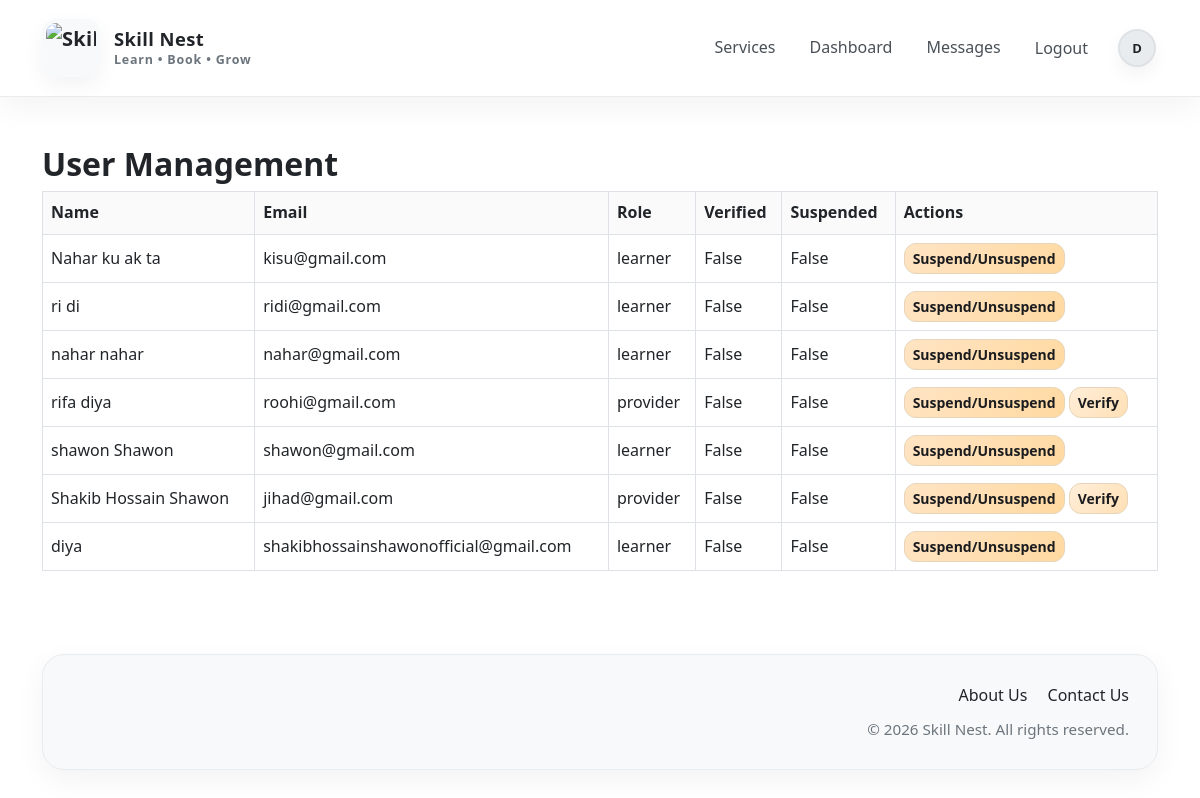
/panel/users/ (signed in), run on an earlier commit of the app's database.
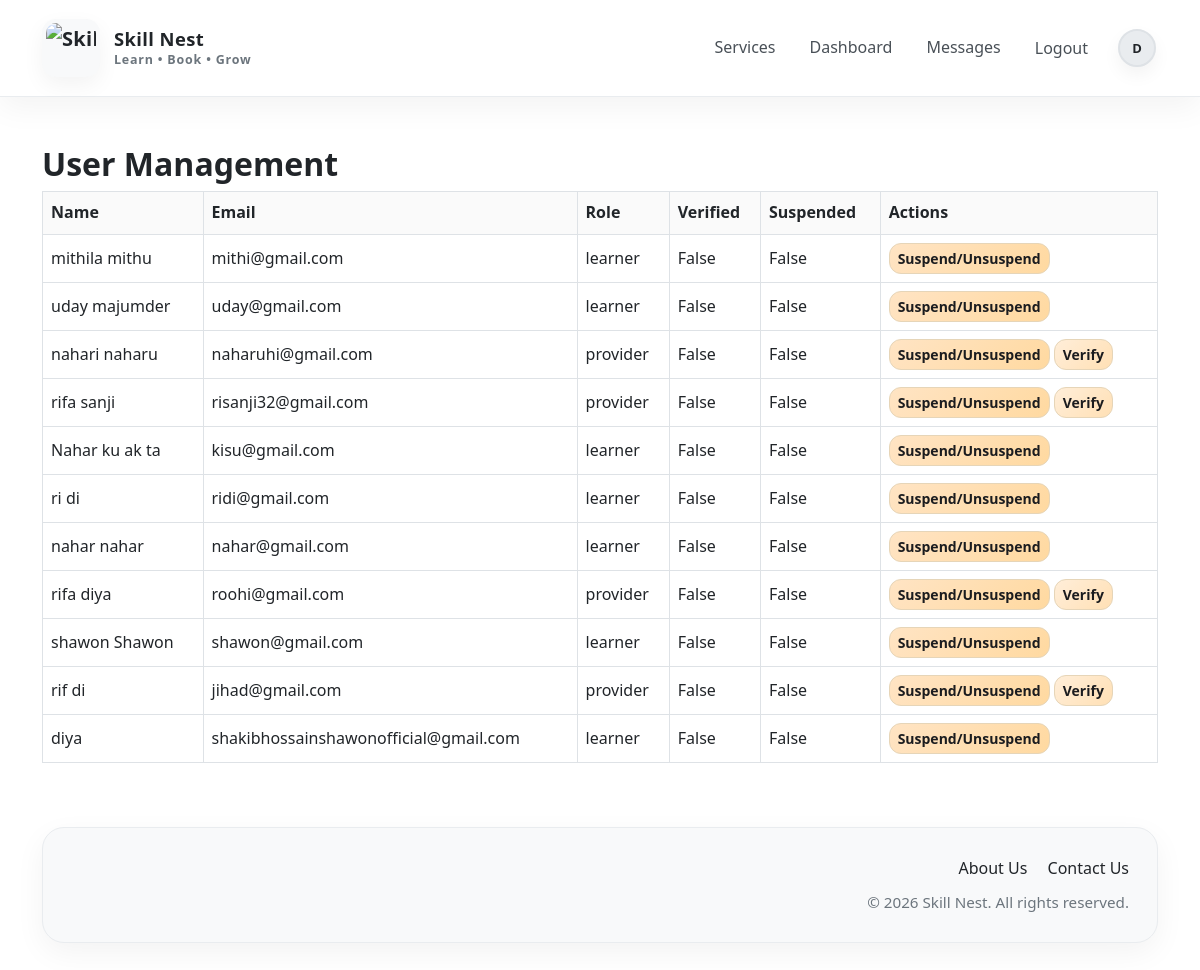
And on a later commit of the database.
### accounts/models.py (models this page shows, shortened)
class User(AbstractUser):
    ROLE_CHOICES = (
        ('learner', 'Learner'),
        ('provider', 'Provider'),
        ('admin_user', 'Admin User'),
    )
    role = models.CharField(max_length=20, choices=ROLE_CHOICES, default='learner')
    email = models.EmailField(unique=True)
    division = models.CharField(max_length=100, blank=True)
    city = models.CharField(max_length=100, blank=True)
    area = models.CharField(max_length=100, blank=True)
    address = models.TextField(blank=True)
    phone = models.CharField(max_length=20, blank=True)
    profile_picture = models.ImageField(upload_to='profiles/', blank=True, null=True)
    is_provider_verified = models.BooleanField(default=False)
    is_suspended = models.BooleanField(default=False)
    temporary_password_sent = models.BooleanField(default=False)
    USERNAME_FIELD = 'email'
    REQUIRED_FIELDS = ['username']

### admin_panel/views.py (the view)
# urls.py: path('users/', user_management, name='user_management'),
@staff_member_required
def user_management(request):
    users = User.objects.all().order_by('-date_joined')
    return render(request, 'admin_panel/user_management.html', {'users': users})

### templates/admin_panel/user_management.html
{% extends 'base.html' %}
{% block content %}
<h2>User Management</h2>
<table class="table table-bordered">
    <thead>
        <tr>
            <th>Name</th>
            <th>Email</th>
            <th>Role</th>
            <th>Verified</th>
            <th>Suspended</th>
            <th>Actions</th>
        </tr>
    </thead>
    <tbody>
        {% for u in users %}
        <tr>
            <td>{{ u.get_full_name|default:u.username }}</td>
            <td>{{ u.email }}</td>
            <td>{{ u.role }}</td>
            <td>{{ u.is_provider_verified }}</td>
            <td>{{ u.is_suspended }}</td>
            <td>
                <a href="{% url 'toggle_suspend_user' u.id %}" class="btn btn-sm btn-warning">Suspend/Unsuspend</a>
                {% if u.role == 'provider' and not u.is_provider_verified %}
                    <a href="{% url 'verify_provider' u.id %}" class="btn btn-sm btn-success">Verify</a>
                {% endif %}
            </td>
        </tr>
        {% endfor %}
    </tbody>
</table>
{% endblock %}

### templates/base.html (shortened to what this page needs)
{% load static %}
<!DOCTYPE html>
<html lang="en">
<head>
    <link href="https://cdn.jsdelivr.net/npm/bootstrap@5.3.3/dist/css/bootstrap.min.css" rel="stylesheet">
    <link rel="stylesheet" href="{% static 'css/style.css' %}">
</head>
<body class="skillnest-body d-flex flex-column min-vh-100">
<nav class="navbar navbar-expand-lg skillnest-navbar sticky-top">
    <div class="container">
        <a class="navbar-brand skillnest-brand" href="{% url 'home' %}">
            <img src="{% static 'img/logo.png' %}" alt="Skill Nest Logo" class="skillnest-logo">
            <div class="brand-text-wrap">
                <span class="brand-title">Skill Nest</span>
                <span class="brand-subtitle">Learn • Book • Grow</span>
            </div>
        </a>
        <div class="collapse navbar-collapse" id="navbarNav">
            {% if user.is_authenticated %}
                <ul class="navbar-nav ms-auto align-items-lg-center nav-gap">
                    <li class="nav-item">
                        <a class="nav-link skillnest-nav-link {% if request.resolver_match.url_name == 'service_list' %}active{% endif %}"
                           href="{% url 'service_list' %}">Services</a>
                    </li>
                    <li class="nav-item">
                        <a class="nav-link skillnest-nav-link {% if request.resolver_match.url_name == 'dashboard_redirect' %}active{% endif %}"
                           href="{% url 'dashboard_redirect' %}">Dashboard</a>
                    </li>
                    <li class="nav-item">
                        <a class="nav-link skillnest-nav-link {% if request.resolver_match.url_name == 'inbox' %}active{% endif %}"
                           href="{% url 'inbox' %}">Messages</a>
                    </li>
                    <li class="nav-item">
                        <form method="post" action="{% url 'logout' %}" class="d-inline">
                            <button type="submit" class="nav-link btn btn-link text-decoration-none skillnest-nav-link navbar-logout-btn">
                                Logout
                            </button>
                        </form>
                    </li>
                    <li class="nav-item ms-lg-2">
                        <a class="navbar-profile-link" href="{% url 'profile_manage' %}" title="Profile">
                            {% if user.profile_picture %}
                                <img src="{{ user.profile_picture.url }}"
                                     alt="Profile"
                                     class="navbar-profile-img">
                            {% else %}
                                <div class="navbar-profile-placeholder">
                                    {{ user.username|first|upper }}
                                </div>
                            {% endif %}
                        </a>
                    </li>
                </ul>
            {% endif %}
        </div>
    </div>
</nav>
<main class="container mt-4 mt-lg-5 flex-grow-1">
    {% block content %}{% endblock %}
</main>
<footer class="skillnest-footer mt-5">
    <div class="container">
        <div class="footer-shell">
            <div class="row g-4 align-items-center">
                <div class="col-lg-6">
                </div>
                <div class="col-lg-6 text-lg-end">
                    <div class="footer-links mb-2">
                        <a href="{% url 'about_us' %}" class="footer-link me-3">About Us</a>
                        <a href="{% url 'contact_us' %}" class="footer-link">Contact Us</a>
                    </div>
                    <p class="footer-copy mb-0">© 2026 Skill Nest. All rights reserved.</p>
                </div>
            </div>
        </div>
    </div>
</footer>
</body>
</html>

What changed in the data, as far as the page shows it:
added User: get_full_name "mithila mithu", email "mithi@gmail.com", role "learner", is_provider_verified "False", is_suspended "False"
added User: get_full_name "uday majumder", email "uday@gmail.com", role "learner", is_provider_verified "False", is_suspended "False"
added User: get_full_name "nahari naharu", email "naharuhi@gmail.com", role "provider", is_provider_verified "False", is_suspended "False", shows "Verify"
added User: get_full_name "rifa sanji", email "risanji32@gmail.com", role "provider", is_provider_verified "False", is_suspended "False", shows "Verify"
changed User "jihad@gmail.com": get_full_name "Shakib Hossain Shawon" → "rif di"
